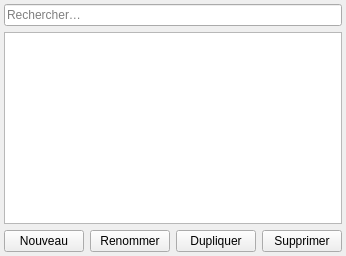
<?xml version="1.0" encoding="UTF-8"?>
<ui version="4.0">
 <class>LevelBrowserPanel</class>
 <widget class="QWidget" name="LevelBrowserPanel">
  <layout class="QVBoxLayout" name="verticalLayout">
   <property name="leftMargin"><number>4</number></property>
   <property name="topMargin"><number>4</number></property>
   <property name="rightMargin"><number>4</number></property>
   <property name="bottomMargin"><number>4</number></property>
   <item>
    <widget class="QLineEdit" name="searchField">
     <property name="placeholderText"><string>Rechercher…</string></property>
     <property name="clearButtonEnabled"><bool>true</bool></property>
    </widget>
   </item>
   <item>
    <widget class="QListView" name="levelList"/>
   </item>
   <item>
    <layout class="QHBoxLayout" name="buttonRow">
     <item><widget class="QPushButton" name="newButton"><property name="text"><string>Nouveau</string></property></widget></item>
     <item><widget class="QPushButton" name="renameButton"><property name="text"><string>Renommer</string></property></widget></item>
     <item><widget class="QPushButton" name="duplicateButton"><property name="text"><string>Dupliquer</string></property></widget></item>
     <item><widget class="QPushButton" name="deleteButton"><property name="text"><string>Supprimer</string></property></widget></item>
    </layout>
   </item>
  </layout>
 </widget>
 <resources/>
 <connections/>
</ui>
